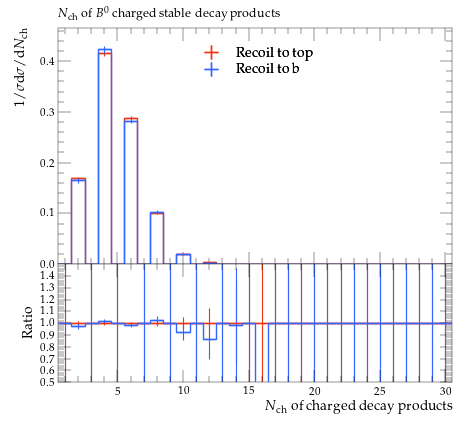

Here is the Python script that generated this plot:
#! /usr/bin/env python

# This Python script was auto-generated using YODA v2.0.2.
# Analysis object: /MC_HFDECAYS/B0_charged_mult
# Timestamp: 31-07-2026 (13:13:51)

import matplotlib as mpl
import matplotlib.pyplot as plt
mpl.use('Agg') # comment out for interactive use
import os
import numpy as np

plotDir = os.path.split(os.path.realpath(__file__))[0]
if 'YODA_USER_PLOT_PATH' in globals():
    plot_outdir = globals()['YODA_USER_PLOT_PATH']
else:
    plot_outdir = plotDir

#plot style
plt.style.use(os.path.join(plotDir, '../default.mplstyle'))
# plot metadata
figW, figH = plt.rcParams['figure.figsize']
ax_xLabel = r'$N_\mathrm{ch}$ of charged decay products'
ax_yLabel = r'$1/\sigma \mathrm{d}\sigma/\mathrm{d}N_\mathrm{ch}$'
ax_title  = r'$N_\mathrm{ch}$ of $B^0$ charged stable decay products'
ax_xScale = 'linear'
ax_yScale = 'linear'
xLims = (0.5, 30.5)
yLims = (0.0, 0.4657257000000001)

# TeX-friendly labels for the legend
labels = {
    'legend' : ([ r"Recoil to top", r"Recoil to b" ], r""),
}

# Adjust canvas width and height
canvasW = 10.0
canvasH = 9.0
figW *= canvasW/10.
figH *= canvasH/9.

# Create figure and axis objects
fig, (ax, ratio0_ax) = plt.subplots(2, 1, sharex=True,
                  figsize=(figW,figH), gridspec_kw={'height_ratios': (6.0, 3.0)})

# Set figure margins
plt.subplots_adjust(
    left   = 1.0 * plt.rcParams['figure.subplot.left'],
    right  = 1.0 * plt.rcParams['figure.subplot.right'],
    top    = 1.0 * plt.rcParams['figure.subplot.top'],
    bottom = 1.0 * plt.rcParams['figure.subplot.bottom'])

ratio0_ax.yaxis.set_major_locator(mpl.ticker.MultipleLocator(0.1))
ratio0_ax.set_ylim(0.5, 1.4999)
ratio0_ax.set_ylabel('Ratio')

# the numerical data is stored in a separate file
dataf = dict()
prefix = os.path.split(__file__)[0]
if prefix:    prefix = prefix + '/'
exec(open(prefix+'B0_charged_mult__data.py').read(), dataf)


legend_handles = dict() # keep track of handles for the legend

# style options for curves
# starts at zorder>=5 to draw curve on top of legend
styles = {
  'recoil_t': {
    'color' : '#EE3311',
    'linestyle' : '-',
    'linewidth' : 1,
    'marker' : 'none',
    'markersize' : 2,
    'capsize' : 0.0,
    'zorder' : 5,
    'histstyle' : 1,
    'drawstyle' : 'steps-pre',
    'xerrorbars' : 1,
    'yerrorbars' : 1,
    'fillcolor' : None,
    'fillopacity' : 1.0,
    'ratio0_linestyle' : '-',
    'ratio0_linewidth' : 1,
    'ratio0_marker' : 'none',
    'ratio0_markersize' : 2,
    'ratio0_capsize' : 0.0,
    'ratio0_zorder' : 5,
    'ratio0_histstyle' : 1,
    'ratio0_drawstyle' : 'steps-pre',
    'ratio0_xerrorbars' : 1,
    'ratio0_yerrorbars' : 1,
  },
  'recoil_b': {
    'color' : '#3366FF',
    'linestyle' : '-',
    'linewidth' : 1,
    'marker' : 'none',
    'markersize' : 2,
    'capsize' : 0.0,
    'zorder' : 6,
    'histstyle' : 1,
    'drawstyle' : 'steps-pre',
    'xerrorbars' : 1,
    'yerrorbars' : 1,
    'fillcolor' : None,
    'fillopacity' : 1.0,
    'ratio0_linestyle' : '-',
    'ratio0_linewidth' : 1,
    'ratio0_marker' : 'none',
    'ratio0_markersize' : 2,
    'ratio0_capsize' : 0.0,
    'ratio0_zorder' : 6,
    'ratio0_histstyle' : 1,
    'ratio0_drawstyle' : 'steps-pre',
    'ratio0_xerrorbars' : 1,
    'ratio0_yerrorbars' : 1,
  },
}

# curve from input yoda files in main panel
for label, yvals in dataf['yvals'].items():
    if all(np.isnan(v) for v in dataf['yvals'][label]):
        continue
    tmp = None
    if styles[label]['histstyle']: # draw as histogram
        xpos = dataf['xedges'][label] if styles[label]['drawstyle'] else dataf['xpoints'][label]
        ypos = np.insert(yvals, 0, yvals[0]) if styles[label]['drawstyle'] else yvals
        if styles[label]['fillcolor']: # fill area below curve
            ax.fill_between(xpos, ypos, step='pre',
                            color=styles[label]['fillcolor'],
                            alpha=styles[label]['fillopacity'])
        tmp, = ax.plot(xpos, ypos,
                       color=styles[label]['color'],
                       linestyle=styles[label]['linestyle'],
                       linewidth=styles[label]['linewidth'],
                       drawstyle=styles[label]['drawstyle'], solid_joinstyle='miter',
                       zorder=styles[label]['zorder'], label=label)
    tmp = ax.errorbar(dataf['xpoints'][label], yvals,
                      xerr=np.array(dataf['xerrs'][label])*styles[label]['xerrorbars'],
                      yerr=np.array(dataf['yerrs'][label])*styles[label]['yerrorbars'],
                      fmt=styles[label]['marker'], capsize=styles[label]['capsize'],
                      markersize=styles[label]['markersize'],
                      ecolor=styles[label]['color'],
                      color=styles[label]['color'], zorder=styles[label]['zorder'])
    tmp[-1][0].set_linestyle(styles[label]['linestyle'])
    tmp[-1][0].set_linewidth(styles[label]['linewidth'])
    if label in dataf['add_legend_handle']:  legend_handles[label] = tmp
    for varLabel in dataf['variation_yvals'].keys():
        if varLabel.startswith(label):
            tmp, = ax.plot(dataf['xedges'][label], dataf['variation_yvals'][varLabel],
                           color=styles[label]['color'],
                           linestyle=styles[label]['linestyle'],
                           linewidth=styles[label]['linewidth'],
                           drawstyle='steps-pre', solid_joinstyle='miter',
                           zorder=styles[label]['zorder'], alpha=0.5)


# plots on ratio panel
# curve from input yoda files in ratio panel
for label, yvals in dataf['ratio0_yvals'].items():
    if all(np.isnan(v) for v in yvals):
        continue
    if styles[label]['ratio0_histstyle']: # plot as histogram
        xpos = dataf['xedges']['recoil_t'] if styles[label]['ratio0_drawstyle'] else dataf['xpoints']['recoil_t']
        ypos = np.insert(yvals, 0, yvals[0]) if styles[label]['ratio0_drawstyle'] else yvals
        ratio0_ax.plot(xpos, ypos,
                       color=styles[label]['color'],
                       linewidth=styles[label]['linewidth'],
                       linestyle=styles[label]['ratio0_linestyle'],
                       drawstyle=styles[label]['ratio0_drawstyle'], zorder=styles[label]['zorder'],
                       solid_joinstyle='miter')
    tmp = ratio0_ax.errorbar(dataf['xpoints']['recoil_t'], yvals,
                             xerr=np.array(dataf['ref_xerrs'])*styles[label]['ratio0_xerrorbars'],
                             yerr=np.array(dataf['ratio0_yerrs'][label])*styles[label]['ratio0_yerrorbars'],
                             fmt=styles[label]['ratio0_marker'], capsize=styles[label]['ratio0_capsize'],
                             markersize=styles[label]['ratio0_markersize'],
                             ecolor=styles[label]['color'],
                             color=styles[label]['color'])
    tmp[-1][0].set_linestyle(styles[label]['ratio0_linestyle'])
    tmp[-1][0].set_linewidth(styles[label]['ratio0_linewidth'])

    for varlabel in dataf['ratio0_variation_vals'].keys():
        if varlabel.startswith(label):
            ratio0_ax.plot(dataf['xedges']['recoil_t'],
                            dataf['ratio0_variation_vals'][varlabel],
                            color=styles[label]['color'],
                            linestyle=styles[label]['linestyle'],
                            linewidth=styles[label]['linewidth'],
                            drawstyle='steps-pre', solid_joinstyle='miter',
                            zorder=1, alpha=0.5)

legend_items = list(legend_handles.values())
ax.add_artist(ax.legend(legend_items,
                        labels['legend'][0],
                        title=labels['legend'][1],
                        alignment='left',
                        loc='upper center',
                        bbox_to_anchor=(0.5, 0.97)))

# set plot metadata as defined above
ratio0_ax.set_xlabel(ax_xLabel)
ratio0_ax.xaxis.set_label_coords(1., -0.15)
ax.set_ylabel(ax_yLabel, ha='right', va='top')
ax.yaxis.set_label_coords(-0.11, 1.0)
ax.set_title(ax_title, loc='left')
ax.set_xscale(ax_xScale)
ax.set_yscale(ax_yScale)
ax.set_xlim(xLims)
ax.set_ylim(yLims)

# tick formatting
plt.rcParams['xtick.top'] = True
plt.rcParams['ytick.right'] = True
fig.align_ylabels((ax, ratio0_ax))
plt.savefig(os.path.join(plot_outdir, 'B0_charged_mult.pdf'), format='PDF')
plt.savefig(os.path.join(plot_outdir, 'B0_charged_mult.png'), format='PNG')

plt.close(fig)
